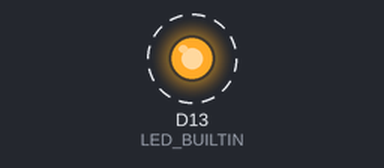
The sketch below on a simulated Adafruit Feather M0. Shown: output pins drawn as LEDs (lit = HIGH). Dashed ring = blinking.

Above: at 0.5 s.
Timing chart, 0 to 4.6 s (numbered marks = the images above):
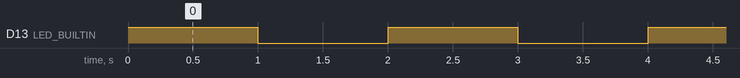

Measured:
- by itself, D13 (LED_BUILTIN): alternates HIGH for 1.0 s and LOW for 1.0 s

The sketch:

pioproject.ino
```cpp
#include "src/config.h"

void setup()
{
    _setup();
}

void loop()
{
    _loop();
}
```

main.cpp
```cpp
/**
 * Blink
 *
 * Turns on an LED on for one second,
 * then off for one second, repeatedly.
 */
#include "Arduino.h"
#include "config.h"
#include <blinker.h>

void _setup()
{
  pinMode(LED_BUILTIN, OUTPUT);
}

void _loop()
{
  blink(1000);
}

#ifndef __USE_ARDUINO_IDE__

void setup()
{
  _setup();
}

void loop()
{
  _loop();
}
#endif
```

config.h
```cpp
//#define __USE_ARDUINO_IDE__

extern void _setup();
extern void _loop();
```

blinker.cpp
```cpp
#include "blinker.h"

void blink(int t)
{
    digitalWrite(LED_BUILTIN, HIGH);
    delay(t);
    digitalWrite(LED_BUILTIN, LOW);
    delay(t);
}
```

blinker.h
```cpp
#include "Arduino.h"

extern void blink(int t);
```
